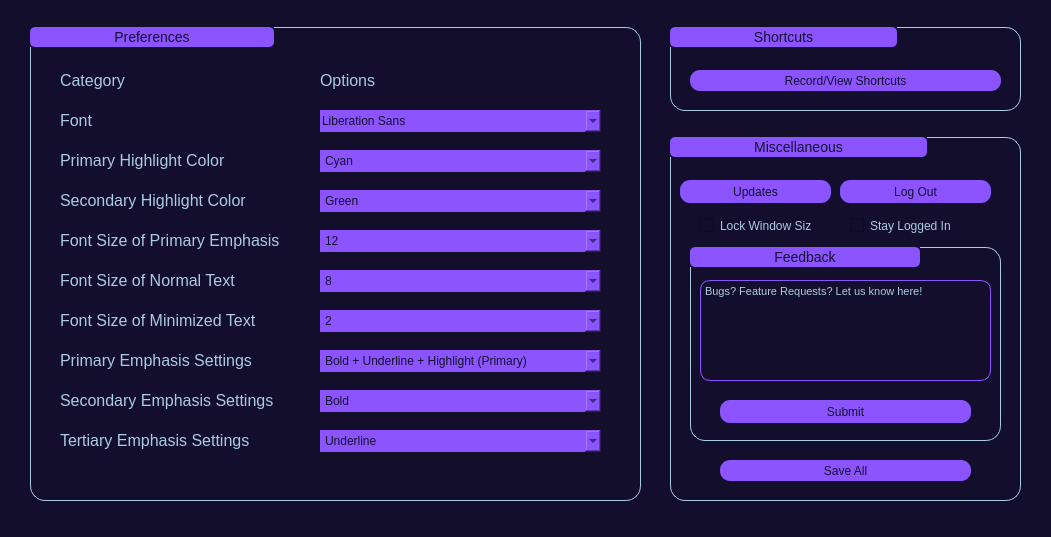
<?xml version="1.0" encoding="UTF-8"?>
<ui version="4.0">
 <class>MainWindow</class>
 <widget class="QMainWindow" name="MainWindow">
  <property name="geometry">
   <rect>
    <x>0</x>
    <y>0</y>
    <width>1051</width>
    <height>537</height>
   </rect>
  </property>
  <property name="windowTitle">
   <string>MainWindow</string>
  </property>
  <property name="styleSheet">
   <string notr="true">background-color: #130e2c;
border-radius: 15px;</string>
  </property>
  <widget class="QWidget" name="centralwidget">
   <widget class="QGroupBox" name="pref_box">
    <property name="geometry">
     <rect>
      <x>30</x>
      <y>20</y>
      <width>611</width>
      <height>481</height>
     </rect>
    </property>
    <property name="styleSheet">
     <string notr="true">QGroupBox {
border: 1px solid rgb(169, 204, 227);;
border-color: rgb(169, 204, 227);
margin-top: 7px;
font-size: 14px;
border-radius: 15px;
}
QGroupBox::title {
padding: 2px 82px;
background-color:  rgb(140, 84, 255);
border-radius: 5px;
color: #130e2c;
}</string>
    </property>
    <property name="title">
     <string>Preferences</string>
    </property>
    <widget class="QComboBox" name="secondary_emphasis_box">
     <property name="geometry">
      <rect>
       <x>290</x>
       <y>370</y>
       <width>281</width>
       <height>22</height>
      </rect>
     </property>
     <property name="styleSheet">
      <string notr="true">background-color:  rgb(140, 84, 255);
color: #130e2c;</string>
     </property>
     <item>
      <property name="text">
       <string>Bold</string>
      </property>
     </item>
     <item>
      <property name="text">
       <string>Underline</string>
      </property>
     </item>
     <item>
      <property name="text">
       <string>Italicized</string>
      </property>
     </item>
     <item>
      <property name="text">
       <string>Bold + Underline</string>
      </property>
     </item>
     <item>
      <property name="text">
       <string>Bold + Underline + Italicized</string>
      </property>
     </item>
     <item>
      <property name="text">
       <string>Bold + Underline + Highlight (Secondary)</string>
      </property>
     </item>
     <item>
      <property name="text">
       <string>Bold + Underline + Highlight (Secondary) + Italicized</string>
      </property>
     </item>
    </widget>
    <widget class="QLabel" name="font_label">
     <property name="geometry">
      <rect>
       <x>30</x>
       <y>90</y>
       <width>241</width>
       <height>21</height>
      </rect>
     </property>
     <property name="styleSheet">
      <string notr="true">color: rgb(169, 204, 227);
font-size: 12pt;</string>
     </property>
     <property name="text">
      <string>Font</string>
     </property>
    </widget>
    <widget class="QLabel" name="secondary_emphasis_label">
     <property name="geometry">
      <rect>
       <x>30</x>
       <y>370</y>
       <width>241</width>
       <height>21</height>
      </rect>
     </property>
     <property name="styleSheet">
      <string notr="true">color: rgb(169, 204, 227);
font-size: 12pt;</string>
     </property>
     <property name="text">
      <string>Secondary Emphasis Settings</string>
     </property>
    </widget>
    <widget class="QLabel" name="font_size_cut_label">
     <property name="geometry">
      <rect>
       <x>30</x>
       <y>210</y>
       <width>241</width>
       <height>21</height>
      </rect>
     </property>
     <property name="styleSheet">
      <string notr="true">color: rgb(169, 204, 227);
font-size: 12pt;</string>
     </property>
     <property name="text">
      <string>Font Size of Primary Emphasis</string>
     </property>
    </widget>
    <widget class="QLabel" name="category_label">
     <property name="geometry">
      <rect>
       <x>30</x>
       <y>50</y>
       <width>241</width>
       <height>21</height>
      </rect>
     </property>
     <property name="styleSheet">
      <string notr="true">color: rgb(169, 204, 227);
font-size: 12pt;</string>
     </property>
     <property name="text">
      <string>Category</string>
     </property>
    </widget>
    <widget class="QLabel" name="primary_emphasis_label">
     <property name="geometry">
      <rect>
       <x>30</x>
       <y>330</y>
       <width>241</width>
       <height>21</height>
      </rect>
     </property>
     <property name="styleSheet">
      <string notr="true">color: rgb(169, 204, 227);
font-size: 12pt;</string>
     </property>
     <property name="text">
      <string>Primary Emphasis Settings</string>
     </property>
    </widget>
    <widget class="QComboBox" name="tertiary_emphasis_box">
     <property name="geometry">
      <rect>
       <x>290</x>
       <y>410</y>
       <width>281</width>
       <height>22</height>
      </rect>
     </property>
     <property name="styleSheet">
      <string notr="true">background-color:  rgb(140, 84, 255);
color: #130e2c;</string>
     </property>
     <item>
      <property name="text">
       <string>Underline</string>
      </property>
     </item>
     <item>
      <property name="text">
       <string>Bold</string>
      </property>
     </item>
     <item>
      <property name="text">
       <string>Italicized</string>
      </property>
     </item>
     <item>
      <property name="text">
       <string>Bold + Underline</string>
      </property>
     </item>
     <item>
      <property name="text">
       <string>Bold + Underline + Italicized</string>
      </property>
     </item>
     <item>
      <property name="text">
       <string>Bold + Underline + Highlight (Secondary)</string>
      </property>
     </item>
     <item>
      <property name="text">
       <string>Bold + Underline + Highlight (Secondary) + Italicized</string>
      </property>
     </item>
    </widget>
    <widget class="QComboBox" name="secondary_highlight_box">
     <property name="geometry">
      <rect>
       <x>290</x>
       <y>170</y>
       <width>281</width>
       <height>22</height>
      </rect>
     </property>
     <property name="styleSheet">
      <string notr="true">background-color:  rgb(140, 84, 255);
color: #130e2c;</string>
     </property>
     <item>
      <property name="text">
       <string>Green</string>
      </property>
     </item>
     <item>
      <property name="text">
       <string>Cyan</string>
      </property>
     </item>
     <item>
      <property name="text">
       <string>Magenta</string>
      </property>
     </item>
     <item>
      <property name="text">
       <string>Blue</string>
      </property>
     </item>
     <item>
      <property name="text">
       <string>Purple</string>
      </property>
     </item>
     <item>
      <property name="text">
       <string>Yellow</string>
      </property>
     </item>
    </widget>
    <widget class="QLabel" name="options_label">
     <property name="geometry">
      <rect>
       <x>290</x>
       <y>50</y>
       <width>281</width>
       <height>21</height>
      </rect>
     </property>
     <property name="styleSheet">
      <string notr="true">color: rgb(169, 204, 227);
font-size: 12pt;</string>
     </property>
     <property name="text">
      <string>Options</string>
     </property>
    </widget>
    <widget class="QFontComboBox" name="fontComboBox">
     <property name="geometry">
      <rect>
       <x>290</x>
       <y>90</y>
       <width>281</width>
       <height>22</height>
      </rect>
     </property>
     <property name="styleSheet">
      <string notr="true">background-color:  rgb(140, 84, 255);
color: #130e2c;</string>
     </property>
    </widget>
    <widget class="QComboBox" name="font_size_cut_box">
     <property name="geometry">
      <rect>
       <x>290</x>
       <y>210</y>
       <width>281</width>
       <height>22</height>
      </rect>
     </property>
     <property name="styleSheet">
      <string notr="true">background-color:  rgb(140, 84, 255);
color: #130e2c;</string>
     </property>
     <item>
      <property name="text">
       <string>12</string>
      </property>
     </item>
     <item>
      <property name="text">
       <string>2</string>
      </property>
     </item>
     <item>
      <property name="text">
       <string>4</string>
      </property>
     </item>
     <item>
      <property name="text">
       <string>6</string>
      </property>
     </item>
     <item>
      <property name="text">
       <string>8</string>
      </property>
     </item>
     <item>
      <property name="text">
       <string>10</string>
      </property>
     </item>
     <item>
      <property name="text">
       <string>11</string>
      </property>
     </item>
     <item>
      <property name="text">
       <string>14</string>
      </property>
     </item>
     <item>
      <property name="text">
       <string>16</string>
      </property>
     </item>
    </widget>
    <widget class="QLabel" name="tertiary_emphasis_label">
     <property name="geometry">
      <rect>
       <x>30</x>
       <y>410</y>
       <width>241</width>
       <height>21</height>
      </rect>
     </property>
     <property name="styleSheet">
      <string notr="true">color: rgb(169, 204, 227);
font-size: 12pt;</string>
     </property>
     <property name="text">
      <string>Tertiary Emphasis Settings</string>
     </property>
    </widget>
    <widget class="QComboBox" name="primary_highlight_box">
     <property name="geometry">
      <rect>
       <x>290</x>
       <y>130</y>
       <width>281</width>
       <height>22</height>
      </rect>
     </property>
     <property name="focusPolicy">
      <enum>Qt::NoFocus</enum>
     </property>
     <property name="styleSheet">
      <string notr="true">background-color:  rgb(140, 84, 255);
color: #130e2c;</string>
     </property>
     <item>
      <property name="text">
       <string>Cyan</string>
      </property>
     </item>
     <item>
      <property name="text">
       <string>Green</string>
      </property>
     </item>
     <item>
      <property name="text">
       <string>Magenta</string>
      </property>
     </item>
     <item>
      <property name="text">
       <string>Blue</string>
      </property>
     </item>
     <item>
      <property name="text">
       <string>Purple</string>
      </property>
     </item>
     <item>
      <property name="text">
       <string>Yellow</string>
      </property>
     </item>
    </widget>
    <widget class="QComboBox" name="font_size_min_box">
     <property name="geometry">
      <rect>
       <x>290</x>
       <y>290</y>
       <width>281</width>
       <height>22</height>
      </rect>
     </property>
     <property name="styleSheet">
      <string notr="true">background-color:  rgb(140, 84, 255);
color: #130e2c;</string>
     </property>
     <item>
      <property name="text">
       <string>2</string>
      </property>
     </item>
     <item>
      <property name="text">
       <string>4</string>
      </property>
     </item>
     <item>
      <property name="text">
       <string>6</string>
      </property>
     </item>
     <item>
      <property name="text">
       <string>8</string>
      </property>
     </item>
     <item>
      <property name="text">
       <string>10</string>
      </property>
     </item>
     <item>
      <property name="text">
       <string>11</string>
      </property>
     </item>
     <item>
      <property name="text">
       <string>12</string>
      </property>
     </item>
     <item>
      <property name="text">
       <string>14</string>
      </property>
     </item>
     <item>
      <property name="text">
       <string>16</string>
      </property>
     </item>
    </widget>
    <widget class="QComboBox" name="primary_emphasis_box">
     <property name="geometry">
      <rect>
       <x>290</x>
       <y>330</y>
       <width>281</width>
       <height>22</height>
      </rect>
     </property>
     <property name="styleSheet">
      <string notr="true">background-color:  rgb(140, 84, 255);
color: #130e2c;</string>
     </property>
     <item>
      <property name="text">
       <string>Bold + Underline + Highlight (Primary)</string>
      </property>
     </item>
     <item>
      <property name="text">
       <string>Bold + Underline + Highlight (Primary) + Italicized</string>
      </property>
     </item>
     <item>
      <property name="text">
       <string>Bold + Underline + Italicized</string>
      </property>
     </item>
     <item>
      <property name="text">
       <string>Bold + Underline</string>
      </property>
     </item>
     <item>
      <property name="text">
       <string>Bold</string>
      </property>
     </item>
     <item>
      <property name="text">
       <string>Underline</string>
      </property>
     </item>
     <item>
      <property name="text">
       <string>Italicized</string>
      </property>
     </item>
    </widget>
    <widget class="QLabel" name="primary_highlight_label">
     <property name="geometry">
      <rect>
       <x>30</x>
       <y>130</y>
       <width>241</width>
       <height>21</height>
      </rect>
     </property>
     <property name="styleSheet">
      <string notr="true">color: rgb(169, 204, 227);
font-size: 12pt;</string>
     </property>
     <property name="text">
      <string>Primary Highlight Color</string>
     </property>
    </widget>
    <widget class="QComboBox" name="font_size_normal_box">
     <property name="geometry">
      <rect>
       <x>290</x>
       <y>250</y>
       <width>281</width>
       <height>22</height>
      </rect>
     </property>
     <property name="styleSheet">
      <string notr="true">background-color:  rgb(140, 84, 255);
color: #130e2c;</string>
     </property>
     <item>
      <property name="text">
       <string>8</string>
      </property>
     </item>
     <item>
      <property name="text">
       <string>2</string>
      </property>
     </item>
     <item>
      <property name="text">
       <string>4</string>
      </property>
     </item>
     <item>
      <property name="text">
       <string>6</string>
      </property>
     </item>
     <item>
      <property name="text">
       <string>10</string>
      </property>
     </item>
     <item>
      <property name="text">
       <string>11</string>
      </property>
     </item>
     <item>
      <property name="text">
       <string>12</string>
      </property>
     </item>
     <item>
      <property name="text">
       <string>14</string>
      </property>
     </item>
     <item>
      <property name="text">
       <string>16</string>
      </property>
     </item>
    </widget>
    <widget class="QLabel" name="font_size_normal_label">
     <property name="geometry">
      <rect>
       <x>30</x>
       <y>250</y>
       <width>241</width>
       <height>21</height>
      </rect>
     </property>
     <property name="styleSheet">
      <string notr="true">color: rgb(169, 204, 227);
font-size: 12pt;</string>
     </property>
     <property name="text">
      <string>Font Size of Normal Text</string>
     </property>
    </widget>
    <widget class="QLabel" name="secondary_highlight_label">
     <property name="geometry">
      <rect>
       <x>30</x>
       <y>170</y>
       <width>241</width>
       <height>21</height>
      </rect>
     </property>
     <property name="styleSheet">
      <string notr="true">color: rgb(169, 204, 227);
font-size: 12pt;</string>
     </property>
     <property name="text">
      <string>Secondary Highlight Color</string>
     </property>
    </widget>
    <widget class="QLabel" name="font_size_min_label">
     <property name="geometry">
      <rect>
       <x>30</x>
       <y>290</y>
       <width>241</width>
       <height>21</height>
      </rect>
     </property>
     <property name="styleSheet">
      <string notr="true">color: rgb(169, 204, 227);
font-size: 12pt;</string>
     </property>
     <property name="text">
      <string>Font Size of Minimized Text</string>
     </property>
    </widget>
   </widget>
   <widget class="QGroupBox" name="short_box">
    <property name="geometry">
     <rect>
      <x>670</x>
      <y>20</y>
      <width>351</width>
      <height>91</height>
     </rect>
    </property>
    <property name="styleSheet">
     <string notr="true">QGroupBox {
border: 1px solid rgb(169, 204, 227);;
border-color: rgb(169, 204, 227);
margin-top: 7px;
font-size: 14px;
border-radius: 15px;
}
QGroupBox::title {
padding: 2px 82px;
background-color:  rgb(140, 84, 255);
border-radius: 5px;
color: #130e2c;
}</string>
    </property>
    <property name="title">
     <string>Shortcuts</string>
    </property>
    <widget class="QPushButton" name="edit_shorts">
     <property name="geometry">
      <rect>
       <x>20</x>
       <y>50</y>
       <width>311</width>
       <height>21</height>
      </rect>
     </property>
     <property name="styleSheet">
      <string notr="true">background-color: rgb(140, 84, 255);
color: #130e2c;
border-radius:10px;

</string>
     </property>
     <property name="text">
      <string>Record/View Shortcuts</string>
     </property>
    </widget>
   </widget>
   <widget class="QGroupBox" name="misc_box">
    <property name="geometry">
     <rect>
      <x>670</x>
      <y>130</y>
      <width>351</width>
      <height>371</height>
     </rect>
    </property>
    <property name="styleSheet">
     <string notr="true">QGroupBox {
border: 1px solid rgb(169, 204, 227);;
border-color: rgb(169, 204, 227);
margin-top: 7px;
font-size: 14px;
border-radius: 15px;
}
QGroupBox::title {
padding: 2px 82px;
background-color:  rgb(140, 84, 255);
border-radius: 5px;
color: #130e2c;
}</string>
    </property>
    <property name="title">
     <string>Miscellaneous</string>
    </property>
    <widget class="QPushButton" name="updates_button">
     <property name="geometry">
      <rect>
       <x>10</x>
       <y>50</y>
       <width>151</width>
       <height>23</height>
      </rect>
     </property>
     <property name="styleSheet">
      <string notr="true">background-color : rgb(140, 84, 255);
color: #130e2c;
border-radius:10px;
</string>
     </property>
     <property name="text">
      <string>Updates</string>
     </property>
    </widget>
    <widget class="QPushButton" name="log_out_button">
     <property name="geometry">
      <rect>
       <x>170</x>
       <y>50</y>
       <width>151</width>
       <height>23</height>
      </rect>
     </property>
     <property name="styleSheet">
      <string notr="true">background-color : rgb(140, 84, 255);
color: #130e2c;
border-radius:10px;
</string>
     </property>
     <property name="text">
      <string>Log Out</string>
     </property>
    </widget>
    <widget class="QCheckBox" name="window_size_box">
     <property name="geometry">
      <rect>
       <x>30</x>
       <y>80</y>
       <width>111</width>
       <height>31</height>
      </rect>
     </property>
     <property name="styleSheet">
      <string notr="true">color: rgb(169, 204, 227)</string>
     </property>
     <property name="text">
      <string>Lock Window Size</string>
     </property>
    </widget>
    <widget class="QCheckBox" name="stay_logged_in_box">
     <property name="geometry">
      <rect>
       <x>180</x>
       <y>80</y>
       <width>111</width>
       <height>31</height>
      </rect>
     </property>
     <property name="styleSheet">
      <string notr="true">color: rgb(169, 204, 227)</string>
     </property>
     <property name="text">
      <string>Stay Logged In</string>
     </property>
    </widget>
    <widget class="QGroupBox" name="feedback_box">
     <property name="geometry">
      <rect>
       <x>20</x>
       <y>110</y>
       <width>311</width>
       <height>201</height>
      </rect>
     </property>
     <property name="styleSheet">
      <string notr="true">QGroupBox {
border: 1px solid rgb(169, 204, 227);
border-color: rgb(169, 204, 227);
margin-top: 7px;
font-size: 14px;
border-radius: 15px;
}
QGroupBox::title {
padding: 2px 82px;
background-color:  rgb(140, 84, 255);
border-radius: 5px;
color: #130e2c;
}</string>
     </property>
     <property name="title">
      <string>Feedback</string>
     </property>
     <widget class="QTextEdit" name="feedback">
      <property name="geometry">
       <rect>
        <x>10</x>
        <y>40</y>
        <width>291</width>
        <height>101</height>
       </rect>
      </property>
      <property name="styleSheet">
       <string notr="true">background-color: #130e2c;
color: rgb(169, 204, 227);
border-radius:10px;
border: 1px solid rgb(140, 84, 255);

</string>
      </property>
      <property name="html">
       <string>&lt;!DOCTYPE HTML PUBLIC &quot;-//W3C//DTD HTML 4.0//EN&quot; &quot;http://www.w3.org/TR/REC-html40/strict.dtd&quot;&gt;
&lt;html&gt;&lt;head&gt;&lt;meta name=&quot;qrichtext&quot; content=&quot;1&quot; /&gt;&lt;style type=&quot;text/css&quot;&gt;
p, li { white-space: pre-wrap; }
&lt;/style&gt;&lt;/head&gt;&lt;body style=&quot; font-family:'MS Shell Dlg 2'; font-size:8.25pt; font-weight:400; font-style:normal;&quot;&gt;
&lt;p style=&quot; margin-top:0px; margin-bottom:0px; margin-left:0px; margin-right:0px; -qt-block-indent:0; text-indent:0px;&quot;&gt;&lt;span style=&quot; font-size:8pt;&quot;&gt;Bugs? Feature Requests? Let us know here!&lt;/span&gt;&lt;/p&gt;&lt;/body&gt;&lt;/html&gt;</string>
      </property>
     </widget>
     <widget class="QPushButton" name="submit_feedback">
      <property name="geometry">
       <rect>
        <x>30</x>
        <y>160</y>
        <width>251</width>
        <height>23</height>
       </rect>
      </property>
      <property name="styleSheet">
       <string notr="true">background-color: rgb(140, 84, 255);
color: #130e2c;
border-radius:10px;

</string>
      </property>
      <property name="text">
       <string>Submit</string>
      </property>
     </widget>
    </widget>
    <widget class="QPushButton" name="save_button">
     <property name="geometry">
      <rect>
       <x>50</x>
       <y>330</y>
       <width>251</width>
       <height>21</height>
      </rect>
     </property>
     <property name="styleSheet">
      <string notr="true">background-color: rgb(140, 84, 255);
color: #130e2c;
border-radius:10px;

</string>
     </property>
     <property name="text">
      <string>Save All</string>
     </property>
    </widget>
   </widget>
  </widget>
  <widget class="QStatusBar" name="statusbar"/>
 </widget>
 <resources/>
 <connections/>
</ui>
